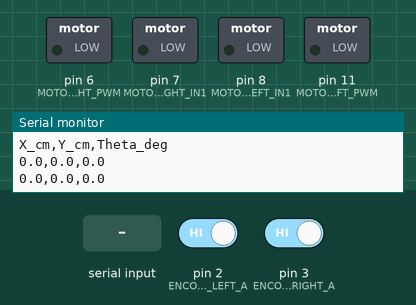
Recording of a sketch running on a simulated Arduino Uno, built with avr-gcc and run on an emulated ATmega328P. Shown: switched loads named in the sketch (green lamp = pin HIGH), the last lines printed to the serial monitor. Inputs (shaded band) come from the test bench; at power-on: pin 2 (ENCODER_LEFT_A) HIGH, pin 3 (ENCODER_RIGHT_A) HIGH.

Above: at 1.2 s.
1.3 s: "1,90\n" received over Serial
At 1.6 s:
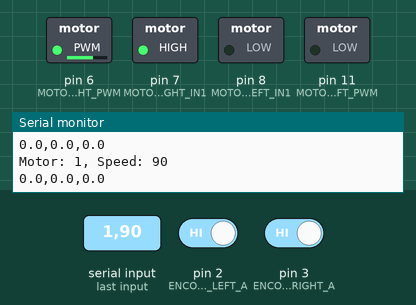
2.8 s: "90,45\n" received over Serial
4.3 s: "0\n" received over Serial
Timing chart, 0 to 7.3 s (numbered marks = the images above; inputs shaded):
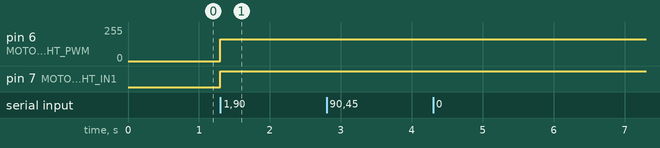

Measured:
- after the input at 1.3 s, pin 6 (MOTOR_RIGHT_PWM): 0/255 → 165/255 at once; pin 7 (MOTOR_RIGHT_IN1): LOW → HIGH at once

The sketch:

motor_odom.ino
```cpp
// Пины для управления правым мотором
#define MOTOR_RIGHT_IN1 7
#define MOTOR_RIGHT_PWM 6  // ШИМ
// Пины для управления левым мотором
#define MOTOR_LEFT_IN1 8
#define MOTOR_LEFT_PWM 11  // ШИМ

// Пины для энкодеров
#define ENCODER_LEFT_A    2 // INT0
#define ENCODER_LEFT_B    4
#define ENCODER_RIGHT_A   3 // INT1
#define ENCODER_RIGHT_B   5

// Переменные для хранения позиции энкодеров
volatile long encoderLeftPos = 0;
volatile long encoderRightPos = 0;

// Параметры для одометрии (КАЛИБРИРОВАТЬ!)
#define TICKS_PER_REV 1450      // Количество импульсов на оборот колеса
#define WHEEL_DIAMETER 0.0445    // Диаметр колеса в метрах (44.5 мм)
#define WHEEL_BASE 0.105        // Расстояние между колесами в метрах (105 мм)
#define WHEEL_CIRCUMFERENCE (WHEEL_DIAMETER * PI)

// Переменные для одометрии
float x = 0.0;           // Позиция по X в метрах
float y = 0.0;           // Позиция по Y в метрах
float theta = 0.0;       // Ориентация в радианах (0 = вдоль оси X)
long prevLeftPos = 0;    // Предыдущее значение левого энкодера
long prevRightPos = 0;   // Предыдущее значение правого энкодера

void setup() {
  Serial.begin(115200);

  // Настройка пинов моторов как выходы
  pinMode(MOTOR_RIGHT_IN1, OUTPUT);
  pinMode(MOTOR_RIGHT_PWM, OUTPUT);
  pinMode(MOTOR_LEFT_IN1, OUTPUT);
  pinMode(MOTOR_LEFT_PWM, OUTPUT);

  // Настройка пинов энкодеров как входы с подтяжкой
  pinMode(ENCODER_LEFT_A, INPUT_PULLUP);
  pinMode(ENCODER_LEFT_B, INPUT_PULLUP);
  pinMode(ENCODER_RIGHT_A, INPUT_PULLUP);
  pinMode(ENCODER_RIGHT_B, INPUT_PULLUP);

  // Подключение прерываний по возрастанию (RISING) для энкодеров
  attachInterrupt(digitalPinToInterrupt(ENCODER_LEFT_A), updateEncoderLeft, RISING);
  attachInterrupt(digitalPinToInterrupt(ENCODER_RIGHT_A), updateEncoderRight, RISING);

  // Сброс моторов и одометрии
  stopMotors();
  resetOdometry();

  Serial.println("Dual motor control & Odometry started...");
  Serial.println("Control Format: [motor_id],[speed]");
  Serial.println("motor_id: 0=left, 1=right, 2=both");
  Serial.println("speed: -255 to 255 (negative = backward)");
  Serial.println("--- Odometry Data (X_cm, Y_cm, Theta_deg) ---");
  Serial.println("X_cm,Y_cm,Theta_deg"); // Заголовок для CSV-вывода одометрии
}

void loop() {
  // Обработка Serial для управления моторами
  if (Serial.available() > 0) {
    String input = Serial.readStringUntil('\n');
    input.trim(); // убираем лишние пробелы
    int commaIndex = input.indexOf(',');
    if (commaIndex == -1) {
      Serial.println("Invalid format. Use: motor_id,speed");
      return;
    }

    int motorId = input.substring(0, commaIndex).toInt();
    int speed = input.substring(commaIndex + 1).toInt();

    // Ограничим скорость
    if (speed > 255) speed = 255;
    if (speed < -255) speed = -255;

    // Выбираем, какой мотор управлять
    switch (motorId) {
      case 0:
        setMotorSpeed(MOTOR_LEFT_IN1, MOTOR_LEFT_PWM, speed);
        break;
      case 1:
        setMotorSpeed(MOTOR_RIGHT_IN1, MOTOR_RIGHT_PWM, speed);
        break;
      case 2:
        setMotorSpeed(MOTOR_LEFT_IN1, MOTOR_LEFT_PWM, speed);
        setMotorSpeed(MOTOR_RIGHT_IN1, MOTOR_RIGHT_PWM, speed);
        break;
      default:
        Serial.println("Invalid motor ID. Use 0, 1, or 2.");
        return;
    }

    Serial.print("Motor: ");
    Serial.print(motorId);
    Serial.print(", Speed: ");
    Serial.println(speed);
  }

  // Обновляем одометрию каждые 50 мс
  static unsigned long lastOdometryUpdate = 0;
  if (millis() - lastOdometryUpdate > 50) {
    updateOdometry();
    lastOdometryUpdate = millis();
  }

  // Печатаем ТОЛЬКО координаты и угол каждые 500 мс
  static unsigned long lastPrintTime = 0;
  if (millis() - lastPrintTime > 500) {
    printOdometry();
    lastPrintTime = millis();
  }
}

// =========================
// ФУНКЦИИ УПРАВЛЕНИЯ МОТОРАМИ
// =========================
void setMotorSpeed(int inPin, int pwmPin, int speed) {
  if (speed > 0) {
    // Вращение вперёд
    digitalWrite(inPin, HIGH);
    analogWrite(pwmPin, 255 - speed);  // ⚠️ Обратная логика (если нужно)
  } else if (speed < 0) {
    // Вращение назад
    digitalWrite(inPin, LOW);
    analogWrite(pwmPin, abs(speed)); // подаём модуль скорости
  } else { // speed == 0
    // Остановка
    digitalWrite(inPin, LOW);
    analogWrite(pwmPin, 0);
  }
}

void stopMotors() {
  setMotorSpeed(MOTOR_LEFT_IN1, MOTOR_LEFT_PWM, 0);
  setMotorSpeed(MOTOR_RIGHT_IN1, MOTOR_RIGHT_PWM, 0);
}

// =========================
// ФУНКЦИИ ОДОМЕТРИИ
// =========================
void updateOdometry() {
  // Получаем текущие показания энкодеров
  long currentLeftPos = encoderLeftPos;
  long currentRightPos = encoderRightPos;

  // Вычисляем изменения показаний энкодеров
  long deltaLeft = currentLeftPos - prevLeftPos;
  long deltaRight = currentRightPos - prevRightPos;

  // Сохраняем текущие позиции для следующего обновления
  prevLeftPos = currentLeftPos;
  prevRightPos = currentRightPos;

  // Конвертируем показания энкодеров в пройденное расстояние (метры)
  float distanceLeft = (deltaLeft * WHEEL_CIRCUMFERENCE) / TICKS_PER_REV;
  float distanceRight = (deltaRight * WHEEL_CIRCUMFERENCE) / TICKS_PER_REV;

  // Вычисляем среднее пройденное расстояние
  float deltaDistance = (distanceLeft + distanceRight) / 2.0;

  // Вычисляем изменение угла
  float deltaTheta = (distanceRight - distanceLeft) / WHEEL_BASE;

  // Обновляем ориентацию
  theta += deltaTheta;

  // Нормализуем угол в диапазон [-PI, PI]
  if (theta > PI) theta -= 2 * PI;
  if (theta < -PI) theta += 2 * PI;

  // Обновляем позицию
  if (abs(deltaTheta) < 0.001) { // Прямолинейное движение (почти)
    x += deltaDistance * cos(theta);
    y += deltaDistance * sin(theta);
  } else { // Движение по дуге
    float radius = deltaDistance / deltaTheta;
    x += radius * (sin(theta + deltaTheta) - sin(theta));
    y += radius * (-cos(theta + deltaTheta) + cos(theta));
  }
}

void resetOdometry() {
  x = 0.0;
  y = 0.0;
  theta = 0.0;
  encoderLeftPos = 0;
  encoderRightPos = 0;
  prevLeftPos = 0;
  prevRightPos = 0;
}

// ЭТО ЕДИНСТВЕННАЯ ФУНКЦИЯ, КОТОРАЯ ЛОГИРУЕТ ДАННЫЕ ОДОМЕТРИИ
void printOdometry() {
  // Выводим ТОЛЬКО координаты и угол в компактном CSV формате
  Serial.print(x * 100, 1);  // X в сантиметрах
  Serial.print(",");
  Serial.print(y * 100, 1);  // Y в сантиметрах
  Serial.print(",");
  Serial.println(theta * 180.0 / PI, 1);  // Угол в градусах
}

// =========================
// ФУНКЦИИ ДЛЯ ЭНКОДЕРОВ
// =========================
void updateEncoderLeft() {
  if (digitalRead(ENCODER_LEFT_B) == HIGH) {
    encoderLeftPos++; // вращение вперёд
  } else {
    encoderLeftPos--; // вращение назад
  }
}

void updateEncoderRight() {
  if (digitalRead(ENCODER_RIGHT_B) == HIGH) {
    encoderRightPos++; // вращение вперёд
  } else {
    encoderRightPos--; // вращение назад
  }
}
```
